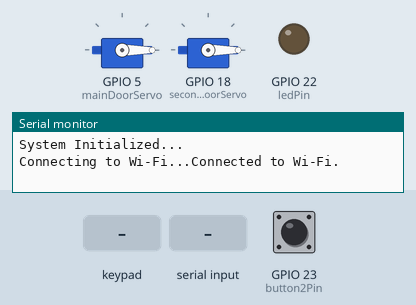
Recording of a sketch running on a simulated ESP32. On the bench: 2 × servo, output pins drawn as LEDs (lit = HIGH), the last lines printed to the serial monitor. Dashed ring = blinking. The inputs (shaded band) are chosen by the test bench; at power-on: GPIO 23 (button2Pin) HIGH. WiFi joins after 1.5 s; servers stay silent unless stated; uploads are accepted with an empty reply.

Above: at 6.2 s.
6.3 s: keypad keys 2 8 0 0 pressed 0.4 s apart
At 6.75 s:
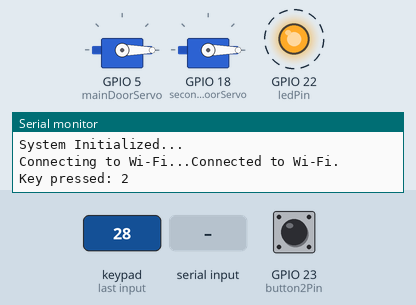
9.4 s: key '#' pressed
At 10.7 s:
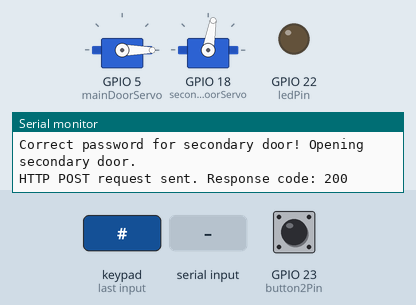
12.4 s: "OPEN\n" received over Serial
At 13.5 s:
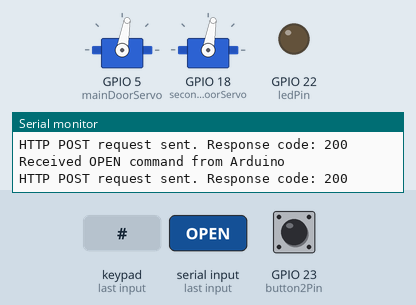
15.4 s: GPIO 23 (button2Pin) pulled LOW for 1 s
At 16.0 s:
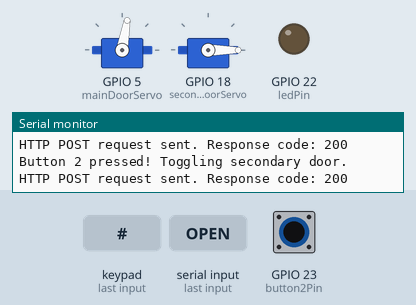
17.9 s: GPIO 23 (button2Pin) pulled LOW for 0.15 s
At 18.8 s:
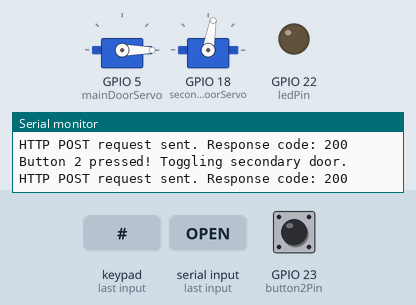
21.0 s: GPIO 23 (button2Pin) pulled LOW for 3.2 s
At 25.5 s:
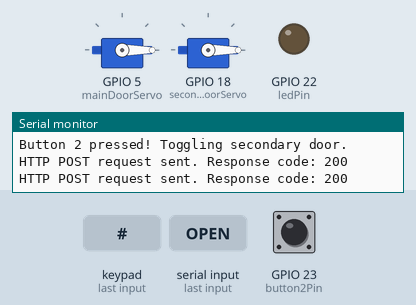
Timing chart, 0 to 26.7 s (numbered marks = the images above; inputs shaded):
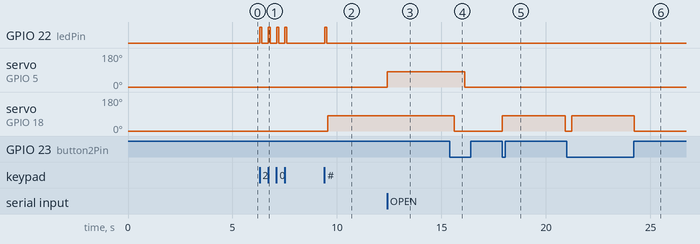

The sketch:

ESP32_Door_Control_System.ino
```cpp
#include <Keypad.h>
#include <ESP32Servo.h>
#include <WiFi.h>
#include <HTTPClient.h>

#define ROW_NUM 4
#define COLUMN_NUM 4

// Keypad setup
char keys[ROW_NUM][COLUMN_NUM] = {
  {'1', '2', '3', 'A'},
  {'4', '5', '6', 'B'},
  {'7', '8', '9', 'C'},
  {'*', '0', '#', 'D'}
};
// Recommended GPIO pins for ESP32 (avoid flash/clk pins)
byte pin_rows[ROW_NUM]={27, 14, 12, 13};  // C1-C4
byte pin_columns[COLUMN_NUM]={32, 33, 25, 26};  // R1-R4
Keypad keypad = Keypad(makeKeymap(keys), pin_rows, pin_columns, ROW_NUM, COLUMN_NUM);

// Servo objects for the doors
Servo mainDoorServo;
Servo secondaryDoorServo;

// Button pins
const int button2Pin = 23;


// Other variables
int button2State = 0;
int lastButton2State = HIGH;
String password = "2800";
String password1 = "2900";

String enteredPassword = "";
bool isKeypadActive = true;
unsigned long doorOpenTime = 0;
const unsigned long doorCloseDelay = 3000;

// Door states (true = open, false = closed)
bool mainDoorState = false;
bool secondaryDoorState = false;

// Wi-Fi credentials
const char* ssid = "O6Unetwork";
const char* wifiPassword = "NT630100";

// Server URL
String serverUrl = "http://192.168.137.66/status";

// Timers for periodic tasks
unsigned long lastFetchTime = 0;
const unsigned long fetchInterval = 5000;

void connectToWiFi() {
  int retries = 0;
  while (WiFi.status() != WL_CONNECTED && retries < 10) {
    Serial.print("Connecting to Wi-Fi...");
    WiFi.begin(ssid, wifiPassword);
    delay(5000);
    retries++;
    if (WiFi.status() == WL_CONNECTED) {
      Serial.println("Connected to Wi-Fi.");
      return;
    } else {
      Serial.println("Retrying...");
    }
  }
}
const int ledPin = 22;  // Choose an available GPIO pin

void setup() {
  Serial.begin(9600);
  Serial.println("System Initialized...");

  connectToWiFi();
  pinMode(ledPin, OUTPUT);  // Set LED as OUTPUT on GPIO 14
  digitalWrite(ledPin, LOW); // Turn LED OFF initially

  mainDoorServo.attach(5);
  secondaryDoorServo.attach(18);

  pinMode(button2Pin, INPUT_PULLUP);

  mainDoorServo.write(0);
  secondaryDoorServo.write(0);
}

void loop() {
  if (millis() - lastFetchTime >= fetchInterval) {
    fetchRemoteCommands();
    lastFetchTime = millis();
  }

  if (Serial.available()) {
    String command = Serial.readStringUntil('\n');
    command.trim();

    if (command == "OPEN") {
      Serial.println("Received OPEN command from Arduino");
      openMainDoor();
    }
  }

  if (isKeypadActive) {
    handleKeypad();
  }

  handleButtons();
  closeDoors();

  delay(10);
}
void handleKeypad() {
  char key = keypad.getKey();
  if (key) {
    // Flash LED when a key is pressed
    digitalWrite(ledPin, HIGH);
    delay(100);  // Flash duration (100ms)
    digitalWrite(ledPin, LOW);

    Serial.print("Key pressed: ");
    Serial.println(key);

    if (key == '#') {
      Serial.print("Checking entered password: ");
      Serial.println(enteredPassword);

      if (enteredPassword == password) {
        Serial.println("Correct password for secondary door! Opening secondary door.");
        openSecondaryDoor();
      } else if (enteredPassword == password1) {
        Serial.println("Correct password for main door! Opening main door.");
        openMainDoor();
      } else {
        Serial.println("Incorrect password.");
        sendStatusUpdate("Incorrect password");
      }

      enteredPassword = "";
      isKeypadActive = true;
    } else if (key == '*') {
      enteredPassword = "";
      Serial.println("Password reset.");
      sendStatusUpdate("Password reset");
    } else {
      enteredPassword += key;
    }
  }
}

void handleButtons() {

  button2State = digitalRead(button2Pin);
  if (button2State == LOW && lastButton2State == HIGH) {
    Serial.println("Button 2 pressed! Toggling secondary door.");
    if (secondaryDoorState) {
      closeSecondaryDoor();
    } else {
      openSecondaryDoor();
    }
    delay(200);
  }
  lastButton2State = button2State;
}

void openMainDoor() {
  if (!mainDoorState) {
    mainDoorServo.write(80);
    mainDoorState = true;
    doorOpenTime = millis();
    sendStatusUpdate("Main door opened");
  }
}

void closeMainDoor() {
  if (mainDoorState) {
    mainDoorServo.write(0);
    mainDoorState = false;
    sendStatusUpdate("Main door closed");
  }
}

void openSecondaryDoor() {
  if (!secondaryDoorState) {
    secondaryDoorServo.write(80);
    secondaryDoorState = true;
    doorOpenTime = millis();
    sendStatusUpdate("Secondary door opened");
  }
}

void closeSecondaryDoor() {
  if (secondaryDoorState) {
    secondaryDoorServo.write(0);
    secondaryDoorState = false;
    sendStatusUpdate("Secondary door closed");
  }
}

void sendStatusUpdate(String message) {
  if (WiFi.status() == WL_CONNECTED) {
    HTTPClient http;
    String url = "http://192.168.137.66/status";
    http.begin(url);
    http.addHeader("Content-Type", "application/x-www-form-urlencoded");
    String payload = "message=" + message;
    int httpCode = http.POST(payload);

    if (httpCode > 0) {
      Serial.printf("HTTP POST request sent. Response code: %d\n", httpCode);
    } else {
      Serial.printf("Failed to send HTTP request. Error: %s\n", http.errorToString(httpCode).c_str());
    }
    http.end();

    delay(100); // Prevent ESP32 from overloading with HTTP requests
  } else {
    Serial.println("WiFi not connected, unable to send status update.");
  }
}

void closeDoors() {
  if (mainDoorState && (millis() - doorOpenTime >= doorCloseDelay)) {
    closeMainDoor();
  }
  if (secondaryDoorState && (millis() - doorOpenTime >= doorCloseDelay)) {
    closeSecondaryDoor();
  }
}

void fetchRemoteCommands() {
  if (WiFi.status() == WL_CONNECTED) {
    HTTPClient http;
    http.begin("http://192.168.137.66/commands");
    int httpCode = http.GET();
    if (httpCode == 200) {
      String command = http.getString();
      Serial.print(command);
      if (command == "open_main123456") {
        openMainDoor();
      } else if (command == "toggle_secondary654321") {
        if (secondaryDoorState) {
          closeSecondaryDoor();
        } else {
          openSecondaryDoor();
        }
      }
    }
    http.end();
  }
}
```

Measured:
- after the input at 6.3 s, GPIO 22 (ledPin): alternates HIGH for 0.10 s and LOW for 0.30 s, 8 changes in all, then stays LOW, starting at once
- after the input at 9.4 s, GPIO 22 (ledPin): LOW → HIGH at once, → LOW 0.10 s later; servo on GPIO 18 (secondaryDoorServo): 0° → 80° after 0.15 s
- after the input at 12.4 s, servo on GPIO 5 (mainDoorServo): 0° → 80° at once; servo on GPIO 18 (secondaryDoorServo): stays 80° (without the input it goes to 0° after 0.15 s)
- after the input at 15.4 s, servo on GPIO 5 (mainDoorServo): 80° → 0° after 0.71 s instead of 0.21 s; servo on GPIO 18 (secondaryDoorServo): 80° → 0° after 0.21 s instead of 0.51 s
- after the input at 17.9 s, servo on GPIO 18 (secondaryDoorServo): 0° → 80° at once, → 0° 3.0 s later
- after the input at 21.0 s, servo on GPIO 18 (secondaryDoorServo): 0° → 80° after 0.22 s, → 0° 3.0 s later
